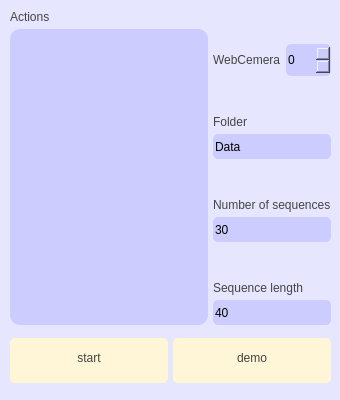
<?xml version="1.0" encoding="UTF-8"?>
<ui version="4.0">
 <class>MainWindow</class>
 <widget class="QMainWindow" name="MainWindow">
  <property name="windowModality">
   <enum>Qt::NonModal</enum>
  </property>
  <property name="enabled">
   <bool>true</bool>
  </property>
  <property name="geometry">
   <rect>
    <x>0</x>
    <y>0</y>
    <width>340</width>
    <height>400</height>
   </rect>
  </property>
  <property name="minimumSize">
   <size>
    <width>340</width>
    <height>400</height>
   </size>
  </property>
  <property name="maximumSize">
   <size>
    <width>340</width>
    <height>400</height>
   </size>
  </property>
  <property name="baseSize">
   <size>
    <width>340</width>
    <height>410</height>
   </size>
  </property>
  <property name="mouseTracking">
   <bool>false</bool>
  </property>
  <property name="acceptDrops">
   <bool>false</bool>
  </property>
  <property name="windowTitle">
   <string>Hands detector</string>
  </property>
  <property name="windowOpacity">
   <double>1.000000000000000</double>
  </property>
  <property name="styleSheet">
   <string notr="true">QMainWindow{
	background-color: #E6E6FF;
}</string>
  </property>
  <property name="windowFilePath">
   <string/>
  </property>
  <property name="iconSize">
   <size>
    <width>32</width>
    <height>32</height>
   </size>
  </property>
  <property name="animated">
   <bool>true</bool>
  </property>
  <widget class="QWidget" name="centralwidget">
   <widget class="QWidget" name="horizontalLayoutWidget">
    <property name="geometry">
     <rect>
      <x>10</x>
      <y>330</y>
      <width>321</width>
      <height>61</height>
     </rect>
    </property>
    <layout class="QHBoxLayout" name="horizontalLayout">
     <property name="spacing">
      <number>5</number>
     </property>
     <item>
      <widget class="QPushButton" name="pushButton">
       <property name="cursor">
        <cursorShape>PointingHandCursor</cursorShape>
       </property>
       <property name="styleSheet">
        <string notr="true">QPushButton{
	height: 40px;
	padding-bottom: 5px;
	border: none;
	font: 63 24pt &quot;Bahnschrift SemiBold Condensed&quot;;
	color: #444444;
	background-color:#FFF5D7;
	border-radius: 5px;
}
QPushButton:hover{
	color: #222222;
	background-color: #FFF9E9;
}
QPushButton:pressed{
	background-color:#bbbbff;
}</string>
       </property>
       <property name="text">
        <string>start</string>
       </property>
      </widget>
     </item>
     <item>
      <widget class="QPushButton" name="pushButton_2">
       <property name="cursor">
        <cursorShape>PointingHandCursor</cursorShape>
       </property>
       <property name="styleSheet">
        <string notr="true">QPushButton{
	height: 40px;
	padding-bottom: 5px;
	border: none;
	font: 63 24pt &quot;Bahnschrift SemiBold Condensed&quot;;
	color: #444444;
	background-color:#FFF5D7;
	border-radius: 5px;
}
QPushButton:hover{
	color: #222222;
	background-color: #FFF9E9;
}
QPushButton:pressed{
	background-color:#bbbbff;
}</string>
       </property>
       <property name="text">
        <string>demo</string>
       </property>
      </widget>
     </item>
    </layout>
   </widget>
   <widget class="QWidget" name="horizontalLayoutWidget_2">
    <property name="geometry">
     <rect>
      <x>10</x>
      <y>10</y>
      <width>321</width>
      <height>315</height>
     </rect>
    </property>
    <layout class="QHBoxLayout" name="horizontalLayout_2">
     <property name="spacing">
      <number>5</number>
     </property>
     <item>
      <layout class="QVBoxLayout" name="verticalLayout_2">
       <item>
        <widget class="QLabel" name="label_4">
         <property name="styleSheet">
          <string notr="true">color: #444;
font: 63 12pt &quot;Bahnschrift SemiBold&quot;;</string>
         </property>
         <property name="text">
          <string>Actions</string>
         </property>
        </widget>
       </item>
       <item>
        <widget class="QTextEdit" name="textEdit">
         <property name="styleSheet">
          <string notr="true">QTextEdit{
 	font: 63 12pt &quot;Bahnschrift&quot;;
	background-color:#ccccff;
	border-radius: 10px;
}
QTextEdit:hover{
	background-color:#bbbbff;
}</string>
         </property>
        </widget>
       </item>
      </layout>
     </item>
     <item>
      <layout class="QVBoxLayout" name="verticalLayout_3">
       <item>
        <spacer name="verticalSpacer_4">
         <property name="orientation">
          <enum>Qt::Vertical</enum>
         </property>
         <property name="sizeHint" stdset="0">
          <size>
           <width>20</width>
           <height>40</height>
          </size>
         </property>
        </spacer>
       </item>
       <item>
        <layout class="QHBoxLayout" name="horizontalLayout_3">
         <item>
          <widget class="QLabel" name="label_5">
           <property name="styleSheet">
            <string notr="true">color: #444;
font: 63 12pt &quot;Bahnschrift SemiBold&quot;;</string>
           </property>
           <property name="text">
            <string>WebCemera</string>
           </property>
          </widget>
         </item>
         <item>
          <widget class="QSpinBox" name="spinBox">
           <property name="styleSheet">
            <string notr="true">QSpinBox{
	height: 32px;
 	font: 63 16pt &quot;Bahnschrift&quot;;
	background-color:#ccccff;
	border-radius: 5px;
}
QSpinBox:hover{
	background-color:#bbbbff;
}</string>
           </property>
          </widget>
         </item>
        </layout>
       </item>
       <item>
        <spacer name="verticalSpacer_3">
         <property name="orientation">
          <enum>Qt::Vertical</enum>
         </property>
         <property name="sizeHint" stdset="0">
          <size>
           <width>20</width>
           <height>40</height>
          </size>
         </property>
        </spacer>
       </item>
       <item>
        <widget class="QLabel" name="label">
         <property name="styleSheet">
          <string notr="true">color: #444;
font: 63 12pt &quot;Bahnschrift SemiBold&quot;;</string>
         </property>
         <property name="text">
          <string>Folder</string>
         </property>
        </widget>
       </item>
       <item>
        <widget class="QLineEdit" name="lineEdit">
         <property name="styleSheet">
          <string notr="true">QLineEdit{
	height: 25px;
 	font: 63 12pt &quot;Bahnschrift&quot;;
	background-color:#ccccff;
	border-radius: 5px;
}
QLineEdit:hover{
	background-color:#bbbbff;
}</string>
         </property>
         <property name="text">
          <string>Data</string>
         </property>
        </widget>
       </item>
       <item>
        <spacer name="verticalSpacer">
         <property name="orientation">
          <enum>Qt::Vertical</enum>
         </property>
         <property name="sizeHint" stdset="0">
          <size>
           <width>20</width>
           <height>40</height>
          </size>
         </property>
        </spacer>
       </item>
       <item>
        <widget class="QLabel" name="label_2">
         <property name="styleSheet">
          <string notr="true">color: #444;
font: 63 12pt &quot;Bahnschrift SemiBold&quot;;
word-wrap: break-word;</string>
         </property>
         <property name="text">
          <string>Number of sequences</string>
         </property>
        </widget>
       </item>
       <item>
        <widget class="QLineEdit" name="lineEdit_2">
         <property name="styleSheet">
          <string notr="true">QLineEdit{
	height: 25px;
 	font: 63 12pt &quot;Bahnschrift&quot;;
	background-color:#ccccff;
	border-radius: 5px;
}
QLineEdit:hover{
	background-color:#bbbbff;
}</string>
         </property>
         <property name="text">
          <string>30</string>
         </property>
        </widget>
       </item>
       <item>
        <spacer name="verticalSpacer_2">
         <property name="orientation">
          <enum>Qt::Vertical</enum>
         </property>
         <property name="sizeHint" stdset="0">
          <size>
           <width>20</width>
           <height>40</height>
          </size>
         </property>
        </spacer>
       </item>
       <item>
        <widget class="QLabel" name="label_3">
         <property name="styleSheet">
          <string notr="true">color: #444;
font: 63 12pt &quot;Bahnschrift SemiBold&quot;;</string>
         </property>
         <property name="text">
          <string>Sequence length</string>
         </property>
        </widget>
       </item>
       <item>
        <widget class="QLineEdit" name="lineEdit_3">
         <property name="styleSheet">
          <string notr="true">QLineEdit{
	height: 25px;
 	font: 63 12pt &quot;Bahnschrift&quot;;
	background-color:#ccccff;
	border-radius: 5px;
}
QLineEdit:hover{
	background-color:#bbbbff;
}</string>
         </property>
         <property name="text">
          <string>40</string>
         </property>
        </widget>
       </item>
      </layout>
     </item>
    </layout>
   </widget>
  </widget>
 </widget>
 <resources/>
 <connections/>
</ui>
